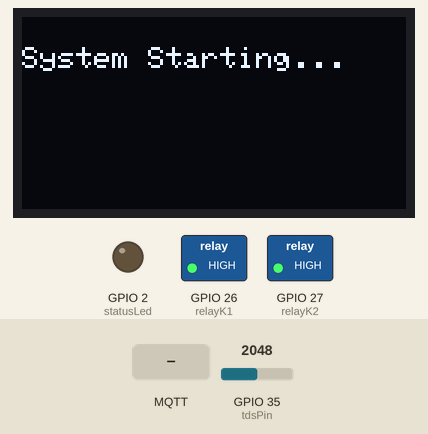
Simulated run of this sketch. Board: ESP32. Shown: 128×64 one-colour display, switched loads named in the sketch (green lamp = pin HIGH), output pins drawn as LEDs (lit = HIGH). The inputs (shaded band) are chosen by the test bench; at power-on: GPIO 35 (tdsPin) = 2048. WiFi joins after 1.5 s; servers stay silent unless stated; random numbers use the default seed unless the sketch sets one; no MQTT or app messages arrive unless stated.

Above: at 0.1 s.
2.8 s: MQTT message "PUMP_ON" arrives on the first subscribed topic
At 5.6 s:
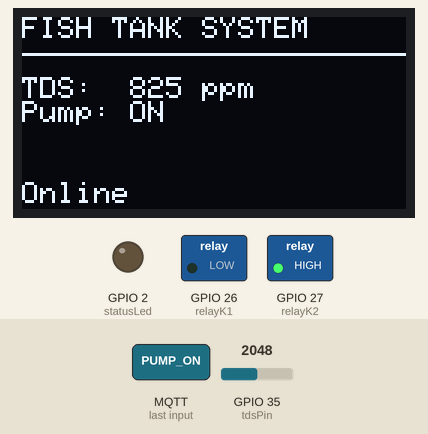
5.8 s: MQTT message "PUMP_OFF" arrives on the first subscribed topic
At 6.5 s:
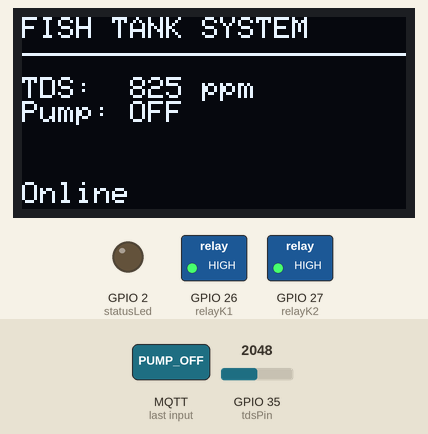
7.5 s: MQTT message "PUMP_ON" arrives on the first subscribed topic
At 7.52 s:
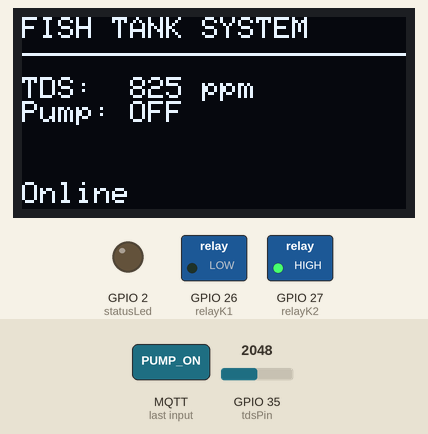
9.0 s: MQTT message "FEEDER_ON" arrives on the first subscribed topic
At 9.5 s:
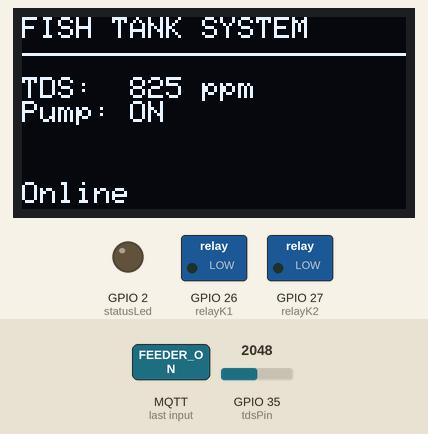
10.5 s: GPIO 35 (tdsPin) set to 1960
At 11.7 s:
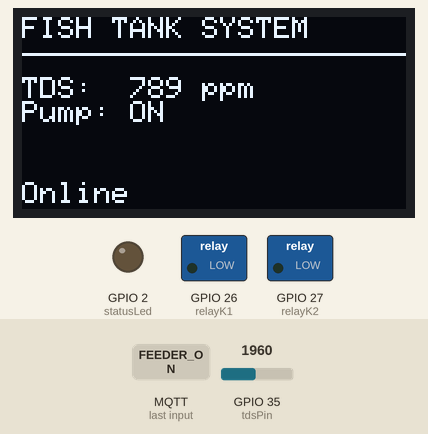
12.5 s: MQTT message "PUMP_OFF" arrives on the first subscribed topic
At 14.0 s:
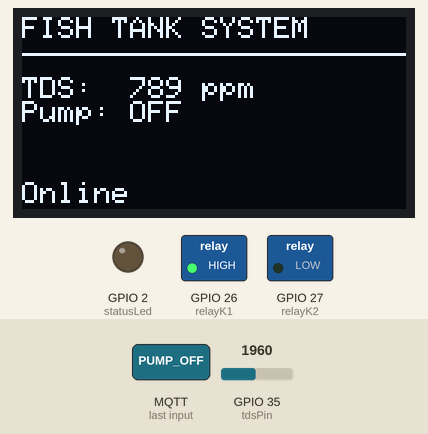
Timing chart, 0 to 15.0 s (numbered marks = the images above; inputs shaded):
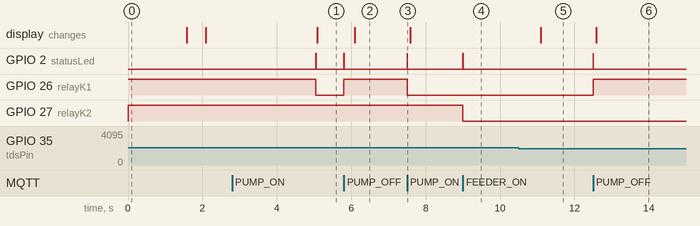

Measured:
- after the input at 2.8 s, GPIO 2 (statusLed): LOW → HIGH after 2.3 s, → LOW 0.01 s later; GPIO 26 (relayK1): HIGH → LOW after 2.3 s
- after the input at 5.8 s, GPIO 2 (statusLed): LOW → HIGH at once, → LOW 0.01 s later; GPIO 26 (relayK1): LOW → HIGH at once; the display: changes after 0.29 s (image 2)
- after the input at 7.5 s, GPIO 2 (statusLed): LOW → HIGH at once, → LOW 0.01 s later; GPIO 26 (relayK1): HIGH → LOW at once
- after the input at 9.0 s, GPIO 2 (statusLed): LOW → HIGH at once, → LOW 0.01 s later; GPIO 27 (relayK2): HIGH → LOW at once
- after the input at 10.5 s, the display: changes after 0.59 s (image 5)
- after the input at 12.5 s, GPIO 2 (statusLed): LOW → HIGH at once, → LOW 0.01 s later; GPIO 26 (relayK1): LOW → HIGH at once; the display: changes after 0.09 s (image 6)

The sketch:

sketch_jan29a.ino
```cpp
#include <WiFiManager.h>
#include <PubSubClient.h>
#include <Wire.h>
#include <Adafruit_GFX.h>
#include <Adafruit_SSD1306.h>
#include <ArduinoJson.h>

// ================= HARDWARE CONFIG =================
#define SCREEN_WIDTH 128
#define SCREEN_HEIGHT 64
Adafruit_SSD1306 display(SCREEN_WIDTH, SCREEN_HEIGHT, &Wire, -1);

const int tdsPin  = 35;
const int relayK1 = 26;   // Pump (ACTIVE LOW)
const int relayK2 = 27;   // Feeder (ACTIVE LOW)
const int statusLed = 2;

// ================= MQTT CONFIG (MATCHING WEB APP) =================
const char* mqtt_server   = "broker.hivemq.com";

// REMOVED "vju/" TO MATCH PYTHON CODE
const char* topic_status  = "dung_luong/fish_tank_99xx/status";
const char* topic_command = "dung_luong/fish_tank_99xx/command";

WiFiClient espClient;
PubSubClient client(espClient);

// ================= SYSTEM STATE =================
String pumpStatus   = "OFF";
String feederStatus = "READY";
bool feederAuto     = false;
bool feederManual   = false;
unsigned long feederStartTime = 0;
const unsigned long AUTO_FEED_DURATION = 4000;

#define SCOUNT 30
int analogBuffer[SCOUNT];
int bufferIndex = 0;
int tdsPPM = 0;

unsigned long lastSample  = 0;
unsigned long lastReport  = 0;
unsigned long lastOLED    = 0;
unsigned long lastReconnectAttempt = 0;

// ================= FILTERING LOGIC =================
int getMedian(int arr[], int len) {
  int temp[len];
  memcpy(temp, arr, sizeof(int) * len);
  for (int i = 0; i < len - 1; i++){
    for (int j = i + 1; j < len; j++){
      if(temp[i] > temp[j]){
        int t = temp[i]; temp[i] = temp[j]; temp[j] = t;
      }
    }
  }
  return temp[len / 2];
}

void readStableTDS() {
  analogBuffer[bufferIndex++] = analogRead(tdsPin);
  if (bufferIndex >= SCOUNT) bufferIndex = 0;
  int median = getMedian(analogBuffer, SCOUNT);
  float voltage = median * (3.3 / 4095.0);
  tdsPPM = (voltage * 0.5) * 1000;
}

// ================= COMMUNICATION =================
void sendUpdate() {
  if (!client.connected()) return;

  StaticJsonDocument<200> doc;
  pumpStatus = (digitalRead(relayK1) == LOW) ? "ON" : "OFF";
  if (digitalRead(relayK2) == LOW) {
    feederStatus = feederAuto ? "AUTO" : "MANUAL";
  } else {
    feederStatus = "READY";
  }

  doc["sensor_value"]  = tdsPPM;
  doc["pump_status"]   = pumpStatus;
  doc["feeder_status"] = feederStatus;
  doc["rssi"]          = WiFi.RSSI();

  char buffer[200];
  serializeJson(doc, buffer);
  client.publish(topic_status, buffer, true);
}

void callback(char* topic, byte* payload, unsigned int length) {
  digitalWrite(statusLed, HIGH);
  String msg;
  for (unsigned int i = 0; i < length; i++) msg += (char)payload[i];

  if (msg == "PUMP_ON") digitalWrite(relayK1, LOW);
  else if (msg == "PUMP_OFF") digitalWrite(relayK1, HIGH);
  else if (msg == "FEEDER_ON") { digitalWrite(relayK2, LOW); feederManual = true; feederAuto = false; }
  else if (msg == "FEEDER_OFF") { digitalWrite(relayK2, HIGH); feederManual = false; feederAuto = false; }
  else if (msg == "FEED_AUTO" && !feederAuto && !feederManual && (millis() - feederStartTime > 2000)) {
    digitalWrite(relayK2, LOW);
    feederAuto = true;
    feederStartTime = millis();
  }

  sendUpdate();
  delay(10);
  digitalWrite(statusLed, LOW);
}

boolean reconnect() {
  // UNIQUE CLIENT ID to avoid conflicts
  String clientId = "ESP32-Tank-" + String(random(0xffff), HEX);
  if (client.connect(clientId.c_str())) {
    client.subscribe(topic_command);
    sendUpdate();
  }
  return client.connected();
}

// ================= CORE SETUP =================
void setup() {
  Serial.begin(115200);
  pinMode(relayK1, OUTPUT); digitalWrite(relayK1, HIGH);
  pinMode(relayK2, OUTPUT); digitalWrite(relayK2, HIGH);
  pinMode(statusLed, OUTPUT);

  display.begin(SSD1306_SWITCHCAPVCC, 0x3C);
  display.clearDisplay();
  display.setTextColor(WHITE);
  display.setCursor(0,10);
  display.println("System Starting...");
  display.display();

  WiFiManager wm;
  if (!wm.autoConnect("FishTank_Config_AP")) {
    ESP.restart();
  }

  client.setServer(mqtt_server, 1883);
  client.setCallback(callback);
  client.setKeepAlive(15);
}

// ================= MAIN LOOP =================
void loop() {
  if (!client.connected()) {
    unsigned long now = millis();
    if (now - lastReconnectAttempt > 5000) {
      lastReconnectAttempt = now;
      if (reconnect()) {
        lastReconnectAttempt = 0;
      }
    }
  } else {
    client.loop();
  }

  if (millis() - lastSample >= 10) {
    lastSample = millis();
    readStableTDS();
  }

  if (millis() - lastReport >= 1000) {
    lastReport = millis();
    sendUpdate();
  }

  if (feederAuto && (millis() - feederStartTime >= AUTO_FEED_DURATION)) {
    digitalWrite(relayK2, HIGH);
    feederAuto = false;
    sendUpdate();
  }

  if (millis() - lastOLED >= 500) {
    lastOLED = millis();
    display.clearDisplay();
    display.setTextSize(1);
    display.setCursor(0, 0);
    display.println("FISH TANK SYSTEM"); // Removed VJU branding
    display.drawLine(0, 12, 128, 12, WHITE);

    display.setCursor(0, 20);
    display.print("TDS:  "); display.print(tdsPPM); display.println(" ppm");
    display.print("Pump: "); display.println(pumpStatus);

    display.setCursor(0, 55);
    display.print(client.connected() ? "Online" : "Connecting...");
    display.display();
  }
}
```
